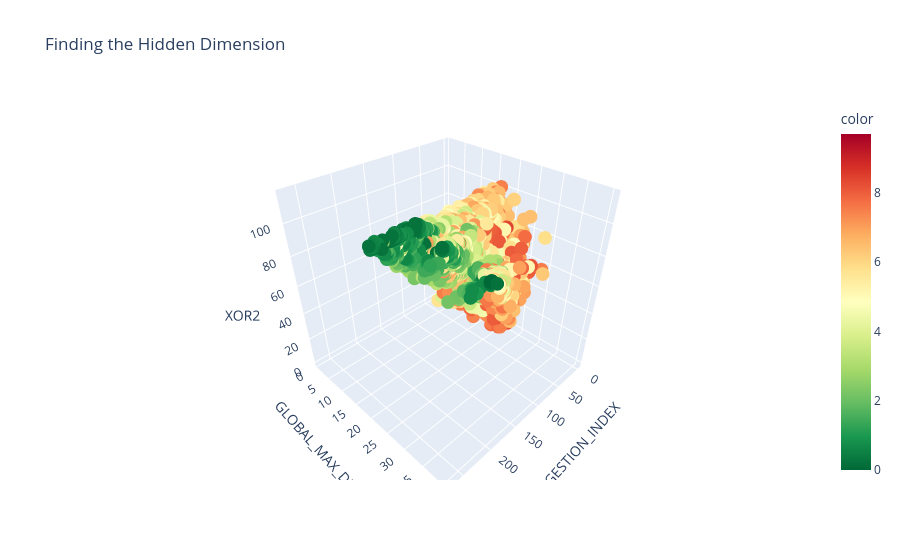

Notebook cell for this chart:
### Code cell
import plotly.express as px

# Interactive 3D plot to spin and find the separation
fig = px.scatter_3d(df, 
                    x='CONGESTION_INDEX', 
                    y='GLOBAL_MAX_DEPTH', 
                    z='XOR2',
                    color=np.log1p(df['MAE']),
                    color_continuous_scale='RdYlGn_r',
                    title="Finding the Hidden Dimension")
fig.show()

### Figure 1 — Plotly figure (JSON) as saved in the notebook; plotly's stock layout.template omitted (floating-point values rounded to 4 significant figures; data arrays with more than 128 entries replaced by an {"elided": "..."} marker saying what was removed)
{"data": [{"hovertemplate": "CONGESTION_INDEX=%{x}<br>GLOBAL_MAX_DEPTH=%{y}<br>XOR2=%{z}<br>color=%{marker.color}<extra></extra>", "legendgroup": "", "marker": {"color": {"elided": "24906 float values"}, "coloraxis": "coloraxis", "symbol": "circle"}, "mode": "markers", "name": "", "scene": "scene", "showlegend": false, "type": "scatter3d", "x": {"elided": "24906 int values"}, "y": {"elided": "24906 int values"}, "z": {"elided": "24906 int values"}}], "layout": {"coloraxis": {"colorbar": {"title": {"text": "color"}}, "colorscale": [[0, "rgb(0,104,55)"], [0.1, "rgb(26,152,80)"], [0.2, "rgb(102,189,99)"], [0.3, "rgb(166,217,106)"], [0.4, "rgb(217,239,139)"], [0.5, "rgb(255,255,191)"], [0.6, "rgb(254,224,139)"], [0.7, "rgb(253,174,97)"], [0.8, "rgb(244,109,67)"], [0.9, "rgb(215,48,39)"], [1, "rgb(165,0,38)"]]}, "legend": {"tracegroupgap": 0}, "scene": {"domain": {"x": [0, 1], "y": [0, 1]}, "xaxis": {"title": {"text": "CONGESTION_INDEX"}}, "yaxis": {"title": {"text": "GLOBAL_MAX_DEPTH"}}, "zaxis": {"title": {"text": "XOR2"}}}, "title": {"text": "Finding the Hidden Dimension"}}}
